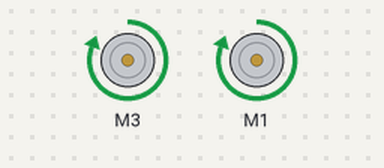
Simulated run of this sketch. Board: Arduino Uno, built with avr-gcc and run on an emulated ATmega328P. Parts: 2 × DC motor (green arrow = forward, orange = backward, longer = faster).

Above: at 0.5 s.
Timing chart, 0 to 4.6 s (numbered marks = the images above):
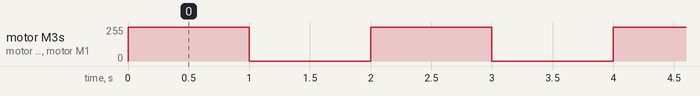

Measured:
- by itself, motor M3, motor M1: alternates forward 255/255 for 1.0 s and stopped for 1.0 s

The sketch:

motorDC.ino
```cpp
#include<AFMotor.h>
AF_DCMotor motor1(3);
AF_DCMotor motor2(1);

void setup() {
  // put your setup code here, to run once:
motor1.setSpeed(255);
motor2.setSpeed(255);
}

void loop() {
  // put your main code here, to run repeatedly:
motor1.run(FORWARD);

motor2.run(FORWARD);
delay(1000);

motor1.run(RELEASE);

motor2.run(RELEASE);
delay(1000);

}
```
